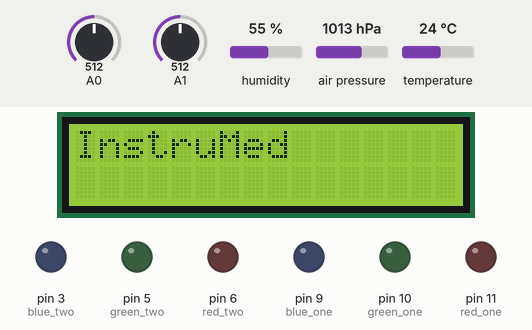
Recording of a sketch running on a simulated Arduino Uno, built with avr-gcc and run on an emulated ATmega328P. On the bench: 16×2 character LCD, output pins drawn as LEDs (lit = HIGH). The test bench sets the inputs (shaded band); at power-on: humidity 55 %, A0 = 512, A1 = 512, air pressure 1013 hPa, temperature 24 °C.

Above: at 2.2 s.
At 22.3 s:
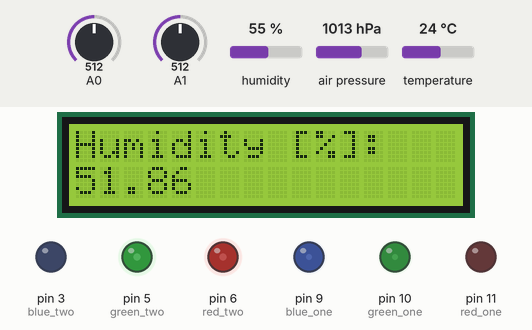
22.4 s: humidity set to 22 %
At 24.7 s:
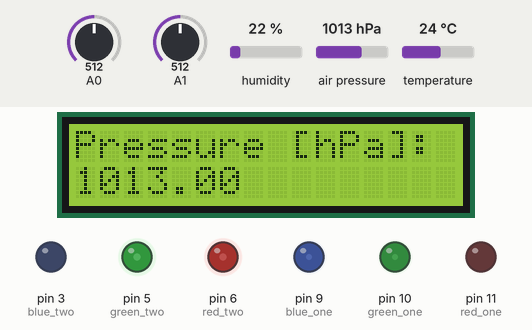
At 26.3 s:
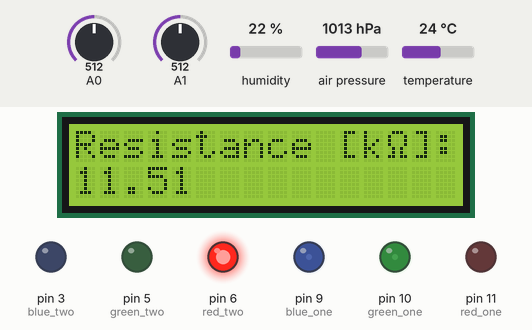
Timing chart, 0 to 27.8 s (numbered marks = the images above; inputs shaded):
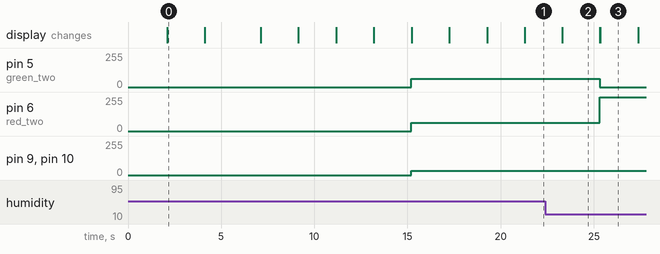

Measured:
- after the input at 22.4 s, pin 5 (green_two): 61/255 → 0/255 after 2.9 s; pin 6 (red_two): 61/255 → 255/255 after 2.9 s
- what the display in image 0 shows lasts 2.0 s, from 2.1 s to 4.1 s

The sketch:

full_aps7.ino
```cpp
//importar bibliotecas
#include <LiquidCrystal_I2C.h>
#include <Adafruit_BMP280.h>
#include <Wire.h>
#include <DHT.h>
#include <math.h>

//declarar lcd
LiquidCrystal_I2C lcd(0x27,16,2);
//declarar dht22
DHT dht(2,DHT22);
//declarar bmp280
Adafruit_BMP280 bmp;

//caracteres especiais
byte degree[8] = {
  B00111,
  B00101,
  B00111,
  B00000,
  B00000,
  B00000,
  B00000,
  B00000};

byte ohm[8] = {
  B01110,
  B10001,
  B10001,
  B10001,
  B01010,
  B01010,
  B11011,
  B00000};

int bin;
float tensao, temp, res, lum, umid, pressure;

//pinos de cores dos leds
int red_one = 11;
int red_two = 6;
int green_one = 10;
int green_two = 5;
int blue_one = 9;
int blue_two = 3;

//listas com os valores de escalas (temperatura, umidade e cores) dos leds
int color[3][3] = {{255, 150, 0}, {150, 255, 150}, {0, 150, 255}}; //[0-2][0-2] r, g, b
int check[2][3] = {{45, 30, 15}, {40, 60, 80}}; //[0][0-2] temperature hi lo, [1][0-2] humid lo hi

void setup()
{
  Serial.begin(9600); //inicializando o serial
  analogReference(INTERNAL); //usando a escala de 1.1

  dht.begin(); //inicializando o dht22
  bmp.begin(0x76); //bmp280

  //inicializando os pinos responsáveis pelos leds
  //usando apenas pinos digitais
  pinMode(red_one, OUTPUT);
  pinMode(green_one, OUTPUT);
  pinMode(blue_one, OUTPUT);
  pinMode(red_two, OUTPUT);
  pinMode(green_two, OUTPUT);
  pinMode(blue_two, OUTPUT);

  //setup da lcd
  lcd.init(); //acendendo a tela
  lcd.backlight(); //ligando a luz de fundo
  lcd.clear(); //limpando a tela
  //criação dos caracteres especiais
  lcd.createChar(0, degree);
  lcd.createChar(1, ohm);

  //mensagem de abertura
  lcd.setCursor(0, 0);
  lcd.print("Insper 2020/2");
  delay(2000);
  lcd.clear();
  lcd.setCursor(0, 0);
  lcd.print("InstruMed");
  delay(2000);
  lcd.setCursor(0,1);
  lcd.print("Prof. L Poloni");
  delay(3000);
  lcd.clear();
  lcd.setCursor(0, 0);
  lcd.print("Grupo:");
  delay(2000);
  lcd.clear();
  lcd.setCursor(0, 0);
  lcd.print("Guillermo");
  lcd.setCursor(0, 1);
  lcd.print("Kuznietz");
  delay(2000);
  lcd.clear();
  lcd.setCursor(0, 0);
  lcd.print("Larissa");
  lcd.setCursor(0, 1);
  lcd.print("Jordana");
  delay(2000);
  lcd.clear();
  lcd.setCursor(0, 0);
  lcd.print("Victoria");
  lcd.setCursor(0, 1);
  lcd.print("Souza");
  delay(2000);
  lcd.clear();
}

static float calibra_umid(float humid) //método que recebe a umidade do dht22 e retorna a mesma calibrada
{
  humid = 0.995595 * humid + 2.128255; //equação de calibração obtida pelo mmq
  humid = ((100*humid-2*humid)/100)-3.884517; //tirando 2% de incerteza e o erro do mmq
  return humid; //umidade calibrada
}

static float calibra_temp(float tensao, float temp) //método que recebe tensão do lm35 e temperatura do dht22 e retorna a temperatura calibrada
{
  float temperatura = tensao * 100; //transformando de °C/100 pra °C
  temperatura = sqrt((temperatura*temperatura)+(temp*temp)); //fazendo a média geométrica entre a temperatura do lm35 e dht22
  temperatura = 0.994578*temp - 0.0802; //equação de calibração obtida pelo mmq
  temperatura = temperatura-(4+0.072412+1.3323271); //tirando as incertezas (dht, lm35, equação)
  return temperatura; //temperatura calibrada
}

void RGB_color(int sensor, int red, int green, int blue) //método que pinta os leds
{
  if (sensor == 1) //led1 é o led que representa a temperatura
  {
    analogWrite(red_one, red);
    analogWrite(green_one, green);
    analogWrite(blue_one, blue);
  }

  else // led2 é o led que representa a umidade
  {
    analogWrite(red_two, red);
    analogWrite(green_two, green);
    analogWrite(blue_two, blue);
  }
}

static int calcR(bool tempC, float temp, bool humidC, float humid)
{
  float red;

  if (tempC == true)
  {
    if (temp >= check[0][0])
    {
      red = color[0][0];
    }

    else if (temp == check[0][1])
    {
      red = 0;
    }

    else if (temp <= check[0][2])
    {
      red = 0;
    }

    else
    {
      if ((temp > check[0][1]) && (temp < check[0][0]))
      {
        red = ((temp- check[0][1])/(check[0][0]- check[0][1]))*color[0][1];
      }

      else if ((temp > check[0][2]) && (temp < check[0][1]))
      {
        red = ((temp- check[0][2])/(check[0][1]- check[0][2]))*color[0][2];
      }
    }

    int redF = floor(red);

    return redF;
  }

  else if (humidC == true)
  {
    if (humid <= check[1][0])
    {
      red = color[0][0];
    }

    else if (humid == check[1][1])
    {
      red = 0;
    }

    else if (humid >= check[1][2])
    {
      red = 0;
    }

    else
    {
      if ((humid < check[1][1]) && (humid > check[1][0]))
      {
        red = ((humid- check[1][1])/(check[1][0]- check[1][1]))*color[0][1];
      }

      else if ((humid < check[1][2]) && (humid > check[1][1]))
      {
        red = ((humid- check[1][2])/(check[1][1]- check[1][2]))*color[0][2];
      }
    }

    int redF = floor(red);

    return redF;
  }
}

static int calcG(bool tempC, float temp, bool humidC, float humid)
{
  float green;

  if (tempC == true)
  {
    if (temp >= check[0][0])
    {
      green = 0;
    }

    else if (temp == check[0][1])
    {
      green = color[1][1];
    }

    else if (temp <= check[0][2])
    {
      green = 0;
    }

    else
    {
      if ((temp > check[0][1]) && (temp < check[0][0]))
      {
        green = ((temp- check[0][1])/(check[0][0]- check[0][1]))*color[1][0];
      }

      else if ((temp > check[0][2]) && (temp < check[0][1]))
      {
        green = ((temp- check[0][2])/(check[0][1]- check[0][2]))*color[1][2];
      }
    }

    int greenF = floor(green);

    return greenF;
  }

  else if (humidC == true)
  {
    if (humid <= check[1][0])
    {
      green = 0;
    }

    else if (humid == check[1][1])
    {
      green = color[1][1];
    }

    else if (humid >= check[1][2])
    {
      green = 0;
    }

    else
    {
      if ((humid < check[1][1]) && (humid > check[1][0]))
      {
        green = ((humid- check[1][1])/(check[1][0]- check[1][1]))*color[1][0];
      }

      else if ((humid < check[1][2]) && (humid > check[1][1]))
      {
        green = ((humid- check[1][2])/(check[1][1]- check[1][2]))*color[1][2];
      }
    }

    int greenF = floor(green);

    return greenF;
  }
}

static int calcB(bool tempC, float temp, bool humidC, float humid)
{
  float blue;

  if (tempC == true)
  {
    if (temp >= check[0][0])
    {
      blue = 0;
    }

    else if (temp == check[0][1])
    {
      blue = 0;
    }

    else if (temp <= check[0][2])
    {
      blue = color[2][2];
    }

    else
    {
      if ((temp > check[0][1]) && (temp < check[0][0]))
      {
        blue = ((temp- check[0][1])/(check[0][0]- check[0][1]))*color[2][0];
      }

      else if ((temp > check[0][2]) && (temp < check[0][1]))
      {
        blue = ((temp- check[0][2])/(check[0][1]- check[0][2]))*color[2][1];
      }
    }

    int blueF = floor(blue);

    return blueF;
  }

  else if (humidC == true)
  {
    if (humid <= check[1][0])
    {
      blue = 0;
    }

    else if (humid == check[1][1])
    {
      blue = 0;
    }

    else if (humid >= check[1][2])
    {
      blue = color[2][2];
    }

    else
    {
      if ((humid < check[1][1]) && (humid > check[1][0]))
      {
        blue = ((humid- check[1][1])/(check[1][0]- check[1][1]))*color[2][0];
      }

      else if ((humid < check[1][2]) && (humid > check[1][1]))
      {
        blue = ((humid- check[1][2])/(check[1][1]- check[1][2]))*color[2][1];
      }
    }

    int blueF = floor(blue);

    return blueF;
  }
}

void loop()
{
  //leitura, cálculo e calibração da temperatura
  bin = analogRead(A0);
  tensao = (bin/1023.0)*1.1;
  temp = calibra_temp(tensao, dht.readTemperature());

  //leitura, cálculo e calibração da umidade
  umid = calibra_umid(dht.readHumidity());

  //leitura da pressão
  pressure = bmp.readPressure();

  //cálculos da resistência e luminosidade
  res = (analogRead(A1))*0.1/(5.0-tensao);
  lum = pow(10,6.5-1.25*log10(res));

  //cálculo e envio dos valores dos pinos dos leds
  RGB_color(1, calcR(true, temp, false, umid), calcG(true, temp, false, umid), calcB(true, temp, false, umid)); //led 1
  RGB_color(2, calcR(false, temp, true, umid), calcG(false, temp, true, umid), calcB(false, temp, true, umid)); // led 2

  lcd.clear();

  //resistência em kΩ
  lcd.setCursor(0, 0);
  lcd.print("Resistance [k");
  lcd.write(byte(1));
  lcd.print("]:");
  lcd.setCursor(0,1);
  lcd.print(res);
  delay(2000);

  //luminosidade em lux
  lcd.clear();
  lcd.setCursor(0, 0);
  lcd.print("Light [Lux]:");
  lcd.setCursor(0,1);
  lcd.print(lum);
  delay(2000);

  //temperatura em °C
  lcd.clear();
  lcd.setCursor(0, 0);
  lcd.print("Temperature [");
  lcd.write(byte(0));
  lcd.print("C]:");
  lcd.setCursor(0,1);
  lcd.print(temp);
  delay(2000);

  //humidade em %
  lcd.clear();
  lcd.setCursor(0, 0);
  lcd.print("Humidity [%]:");
  lcd.setCursor(0,1);
  lcd.print(umid);
  delay(2000);

  //pressão em hPa
  lcd.clear();
  lcd.setCursor(0, 0);
  lcd.print("Pressure [hPa]:");
  lcd.setCursor(0,1);
  lcd.print(pressure/100);
  delay(2000);

  lcd.clear();
}
```
